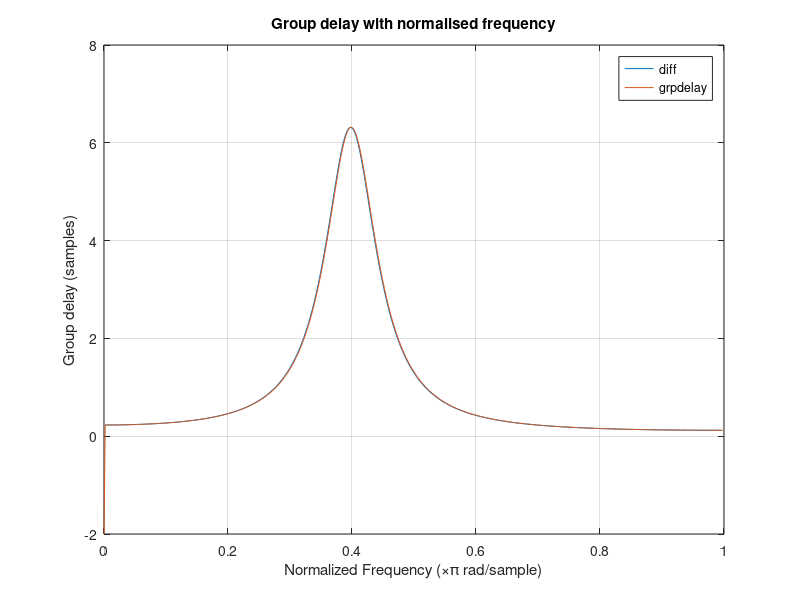
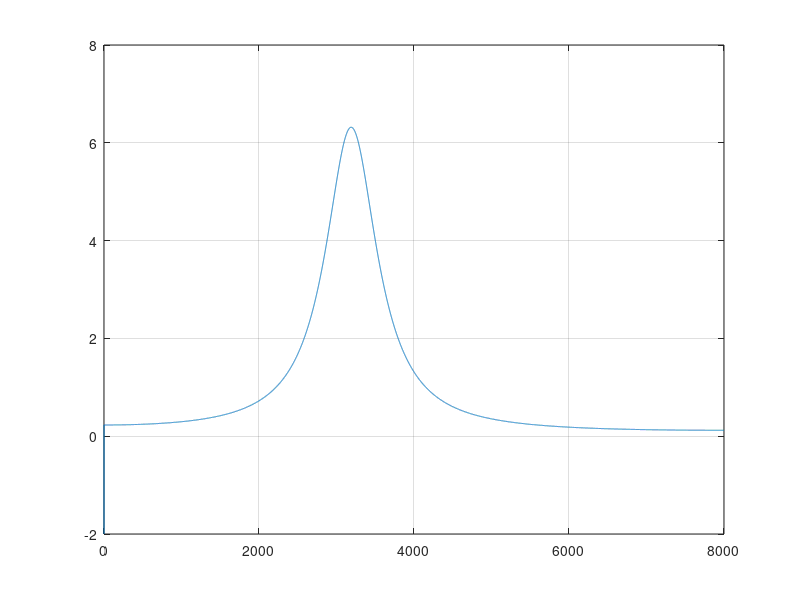
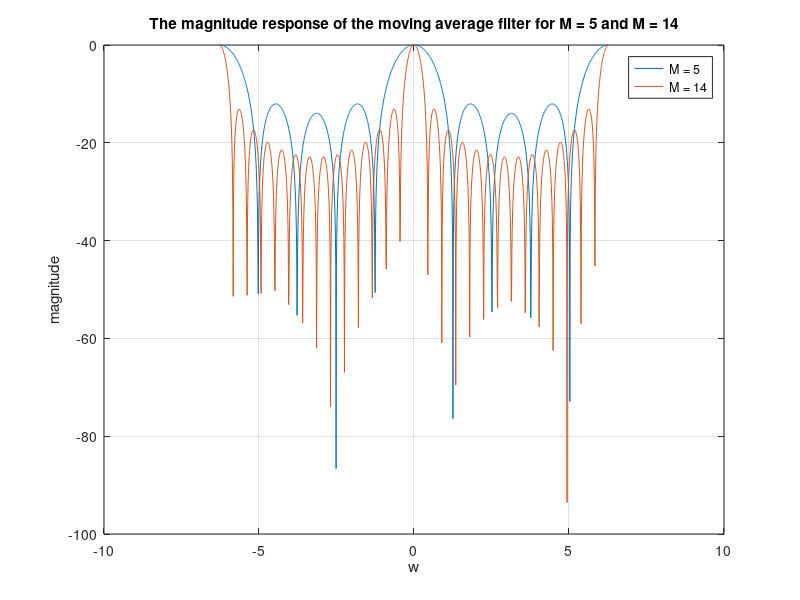
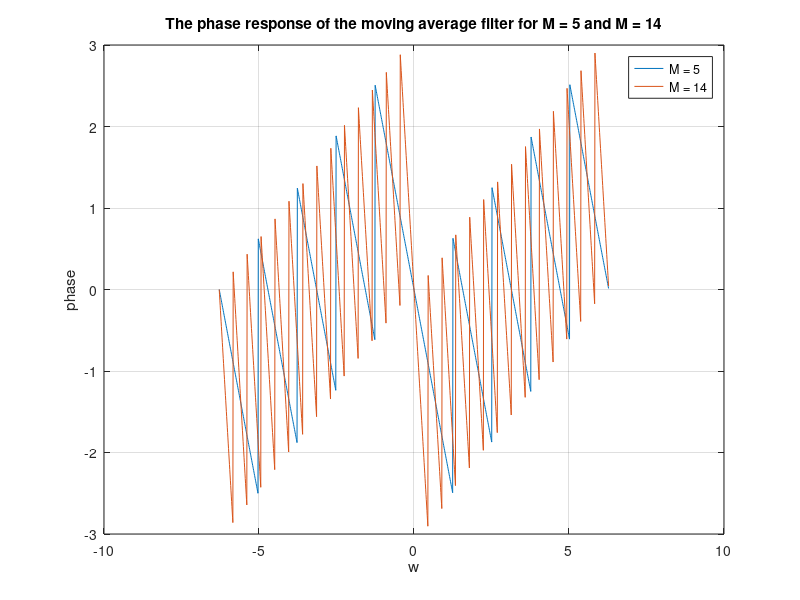

MATLAB code to generate these figures, in order:
%% %%Group Delay%% %%

clear all
close all
clc

%% Q1
b = 0.136728736 * [1 0 -1];
a = [1 -0.53353098 0.726542528];
[H,w] = freqz(b,a);
theta = unwrap(angle(H));
group_delay = -diff(theta(2:length(theta)))./diff(w(2:length(w)));
gd = grpdelay(b,a,length(w));

figure(1)
plot(w(2:length(w)-1)/pi,group_delay);
hold on
plot(w/pi,gd);

title('Group delay with normalised frequency')
legend('diff','grpdelay')
xlabel('Normalized Frequency (\times\pi rad/sample)')
ylabel('Group delay (samples)')
grid on

average_delay = mean(gd)
peak_delay = max(gd)

%% Q2
b = 0.136728736 * [1 0 -1];
a = [1 -0.53353098 0.726542528];
fs = 16000;
[H,w] = freqz(b,a,fs,fs);

figure(2)
grpdelay(b,a,fs,fs);

average_delay = mean(gd)/fs*1000

%% Q4
w = -2*pi:0.01:2*pi;

M1 = 5;
H1 = (1/M1)*sin(M1*w/2)./sin(w/2);
theta1 = -(M1-1)*w/2;
HH1 = H1.*exp(1j.*theta1);

M2 = 14;
H2 = (1/M2)*sin(M2*w/2)./sin(w/2);
theta2 = -(M2-1)*w/2;
HH2 = H2.*exp(1j.*theta2);

figure(3)
plot(w, mag2db(abs(HH1)));
hold on
plot(w, mag2db(abs(HH2)));
title('The magnitude response of the moving average filter for M = 5 and M = 14')
legend('M = 5','M = 14')
xlabel('w')
ylabel('magnitude')
grid on


figure(4)
plot(w, unwrap(angle(HH1)));
hold on
plot(w, unwrap(angle(HH2)));
title('The phase response of the moving average filter for M = 5 and M = 14')
legend('M = 5','M = 14')
xlabel('w')
ylabel('phase')
grid on

%% Q6
w = -2*pi:0.01:2*pi;

M1 = 5;
H1 = (1/M1)*sin(M1*w/2)./sin(w/2);
theta1 = -(M1-1)*w/2;
HH1 = H1.*exp(1i.*theta1);
theta1 = unwrap(angle(HH1));
group_delay1 = -diff(theta1(2:length(theta1)))./diff(w(2:length(w)));

M2 = 14;
H2 = (1/M2)*sin(M2*w/2)./sin(w/2);
theta2 = -(M2-1)*w/2;
HH2 = H2.*exp(1i.*theta2);
theta2 = unwrap(angle(HH2));
group_delay2 = -diff(theta2(2:length(theta2)))./diff(w(2:length(w)));

figure(5)
plot(w(2:length(w)-1)/2/pi,group_delay1);
hold on
plot(w(2:length(w)-1)/2/pi,group_delay2);
title('Group delay with normalised frequency')
legend('M = 5','M = 14')
axis([0 1 -350 350])
xlabel('Normalized Frequency (\times\pi rad/sample)')
ylabel('Group delay (samples)')
grid on

average_delay = [mode(group_delay1) mode(group_delay2)]
peak_delay = [max(group_delay1) max(group_delay2)]

%% Q8
rng default

x = triang(20);
% y = [zeros(3,1);x] + 0.3*randn(length(x)+3,1);
% [r,lags] = xcorr(y,x);

M1 = 4;
% Movm1 = movmean(x,M1);
Movm1 = filter(ones(1,M1),1,x)/M1;
[r1,lags1] = xcorr(Movm1,x);

M2 = 10;
% Movm2 = movmean(x,M2);
Movm2 = filter(ones(1,M2),1,x)/M2;
[r2,lags2] = xcorr(Movm2,x);

figure(6)
stem(lags1,r1);
hold on
stem(lags2,r2);

title('Cross-correlation')
legend('M = 4','M = 10')
xlabel('lags')
ylabel('cross-correlation')
grid on

